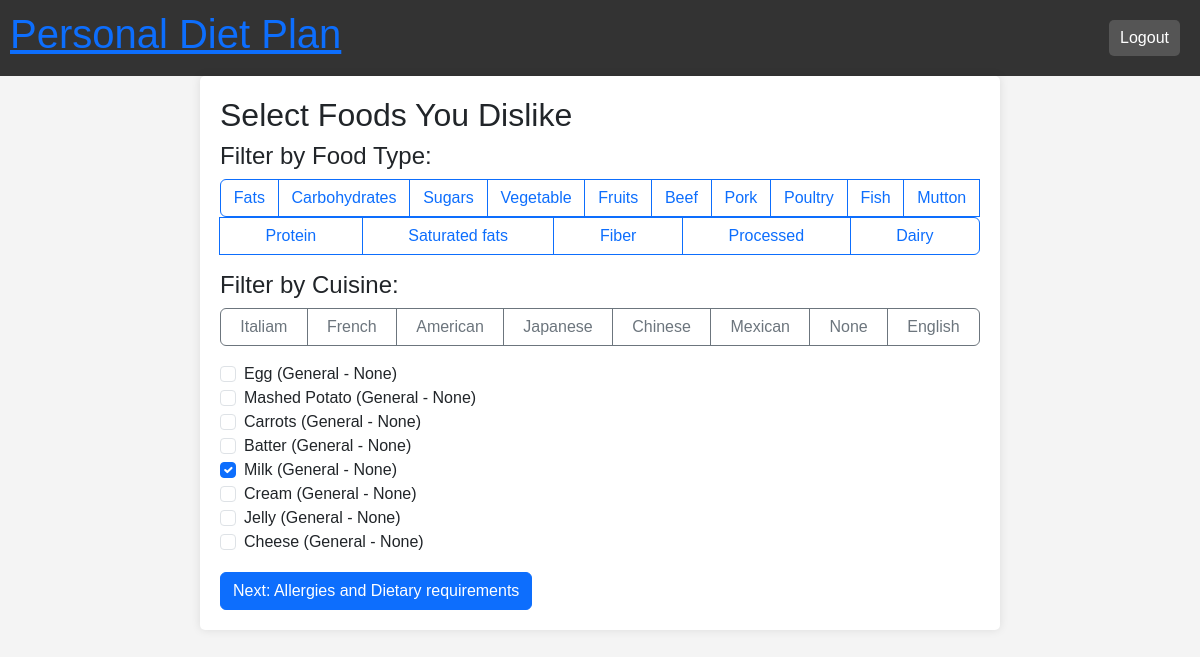
/disliked-foods/?filter_cuisine=None (signed in), run on the app's committed database.
### webapp/models.py (models this page shows, shortened)
class FoodCategory(models.Model):
    name = models.CharField(max_length=50, unique=True)

class Cuisine(models.Model):
    name = models.CharField(max_length=50, unique=True)

class Food(models.Model):
    name = models.CharField(max_length=100, unique=True)
    food_types = models.ManyToManyField(FoodCategory, blank=True)
    cuisine = models.ForeignKey(Cuisine, on_delete=models.SET_NULL, null=True, blank=True)
    flavor_profile = models.ManyToManyField(FlavorProfile, blank=True);
    texture_profile = models.ManyToManyField(TextureProfile, blank=True);

class UserFoodSelection(models.Model):
    user = models.OneToOneField(User, on_delete=models.CASCADE, null=True)
    liked_foods = models.ManyToManyField(Food, blank=True, related_name="liked_by_users")
    disliked_foods = models.ManyToManyField(Food, blank=True, related_name="disliked_by_users")
    allergy = models.ManyToManyField(Allergy, blank=True, related_name="user_allergy")
    dietary_requirement = models.ManyToManyField(DietaryRequirement, blank=True, related_name="user_dietary_requirement")
    health_goals = models.ManyToManyField(HealthGoals, blank=True, related_name="user_health_goal")

### webapp/views.py (the view)
# urls.py: path("disliked-foods/", views.disliked_foods, name="disliked_foods"),
@login_required
def disliked_foods(request):
    foods = Food.objects.all()
    categories = FoodCategory.objects.all()
    cuisines = Cuisine.objects.all()
    user_selection, created = UserFoodSelection.objects.get_or_create(user=request.user)
    food_type = request.GET.get("filter_type")
    cuisine = request.GET.get("filter_cuisine")
    if food_type:
        foods = foods.filter(food_type__name=food_type)
    if cuisine:
        foods = foods.filter(cuisine__name=cuisine)
    if request.method == "POST":
        selected_food_ids = request.POST.getlist("foods")
        user_selection.disliked_foods.set(selected_food_ids)
        return redirect("allergy_dietary")
    return render(request, "disliked_foods.html", {
        "foods": foods,
        "user_selection": user_selection,
        "categories": categories,
        "cuisines": cuisines
    })

### webapp/templates/disliked_foods.html (shortened to what this page needs)
{% extends "base.html" %}
{% block content %}
<h2>Select Foods You Dislike</h2>
<h4>Filter by Food Type:</h4>
<div class="d-flex flex-wrap btn-group mb-3">
    {% for category in categories %}
        <a href="?filter_type={{ category.name }}" class="btn btn-outline-primary">{{ category.name }}</a>
    {% endfor %}
</div>
<h4>Filter by Cuisine:</h4>
<div class="d-flex flex-wrap btn-group mb-3">
    {% for cuisine in cuisines %}
        <a href="?filter_cuisine={{ cuisine.name }}" class="btn btn-outline-secondary">{{ cuisine.name }}</a>
    {% endfor %}
</div>
<form method="POST">
    <div class="form-check">
        {% for food in foods %}
            <input class="form-check-input" type="checkbox" name="foods" value="{{ food.id }}" id="food{{ food.id }}"
                {% if food in user_selection.disliked_foods.all %}checked{% endif %}>
            <label class="form-check-label" for="food{{ food.id }}">
                {{ food.name }} ({{ food.food_type.name|default:"General" }} - {{ food.cuisine.name|default:"General" }})
            </label><br>
        {% endfor %}
    </div>
    <button type="submit" class="btn btn-primary mt-3">Next: Allergies and Dietary requirements</button>
</form>
{% endblock %}

### webapp/static/style.css (style rules this page uses)
body { font-family: Arial, sans-serif; margin: 0; padding: 0; background-color: #f4f4f4; }

### data on the page
FoodCategory: name "Fats"
FoodCategory: name "Carbohydrates"
FoodCategory: name "Sugars"
FoodCategory: name "Vegetable"
FoodCategory: name "Fruits"
FoodCategory: name "Beef"
FoodCategory: name "Pork"
FoodCategory: name "Poultry"
FoodCategory: name "Fish"
FoodCategory: name "Mutton"
FoodCategory: name "Protein"
FoodCategory: name "Saturated fats"
FoodCategory: name "Fiber"
FoodCategory: name "Processed"
FoodCategory: name "Dairy"
Cuisine: name "Italiam"
Cuisine: name "French"
Cuisine: name "American"
Cuisine: name "Japanese"
Cuisine: name "Chinese"
Cuisine: name "Mexican"
Cuisine: name "None"
Cuisine: name "English"
Food: name "Egg", food_type.name "General", cuisine.name "None"
Food: name "Mashed Potato", food_type.name "General", cuisine.name "None"
Food: name "Carrots", food_type.name "General", cuisine.name "None"
Food: name "Batter", food_type.name "General", cuisine.name "None"
Food: foods "☑", name "Milk", food_type.name "General", cuisine.name "None"
Food: name "Cream", food_type.name "General", cuisine.name "None"
Food: name "Jelly", food_type.name "General", cuisine.name "None"
Food: name "Cheese", food_type.name "General", cuisine.name "None"
